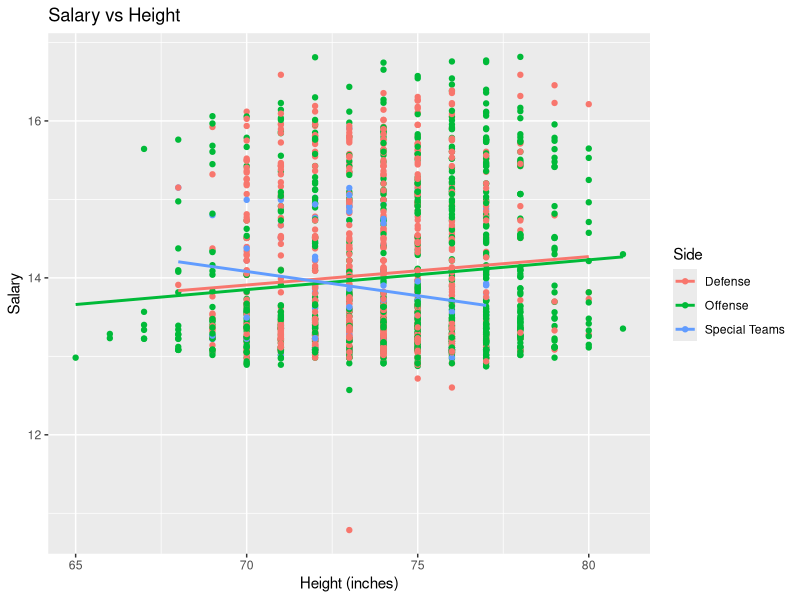
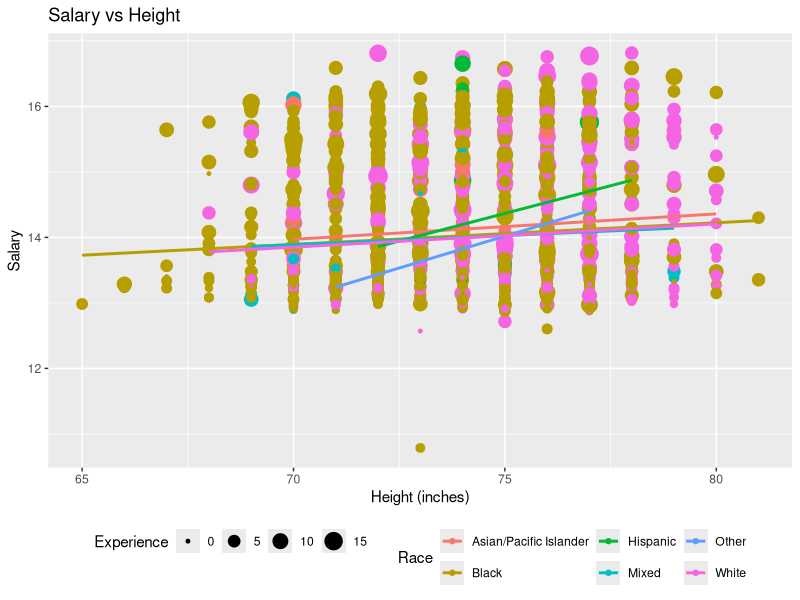
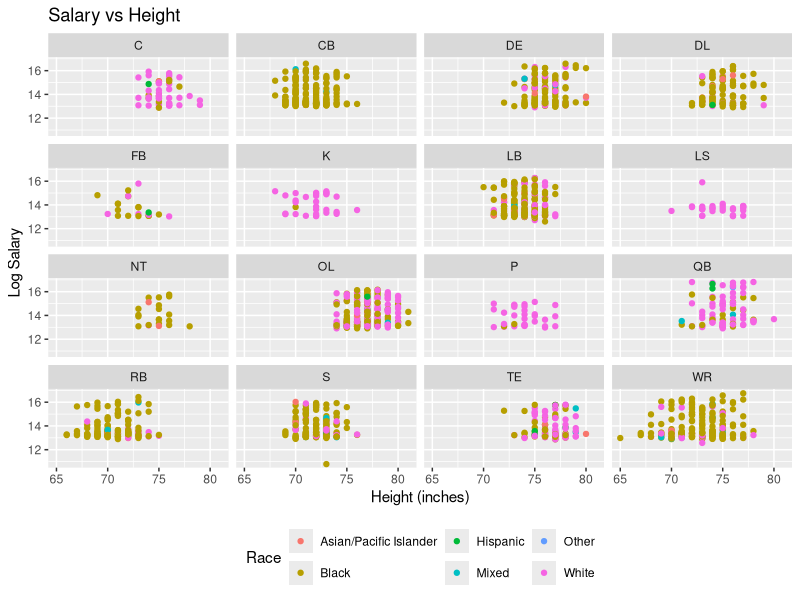
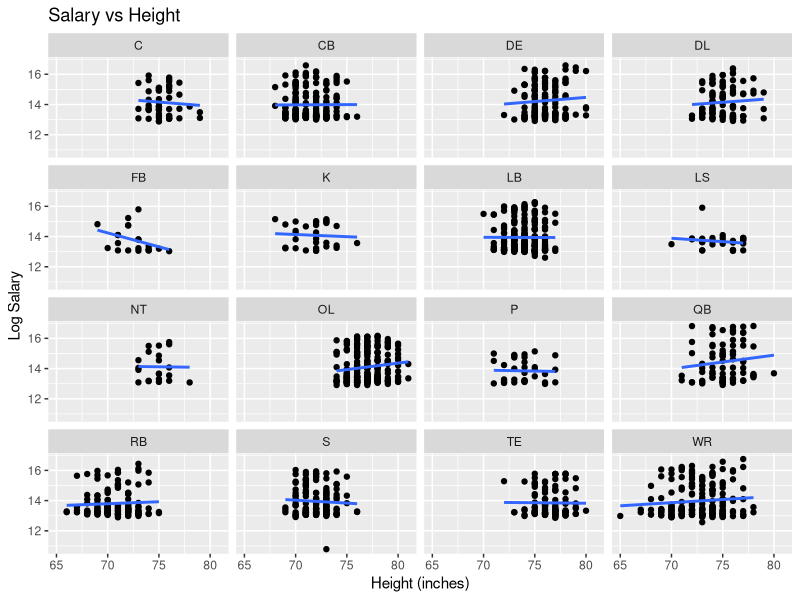
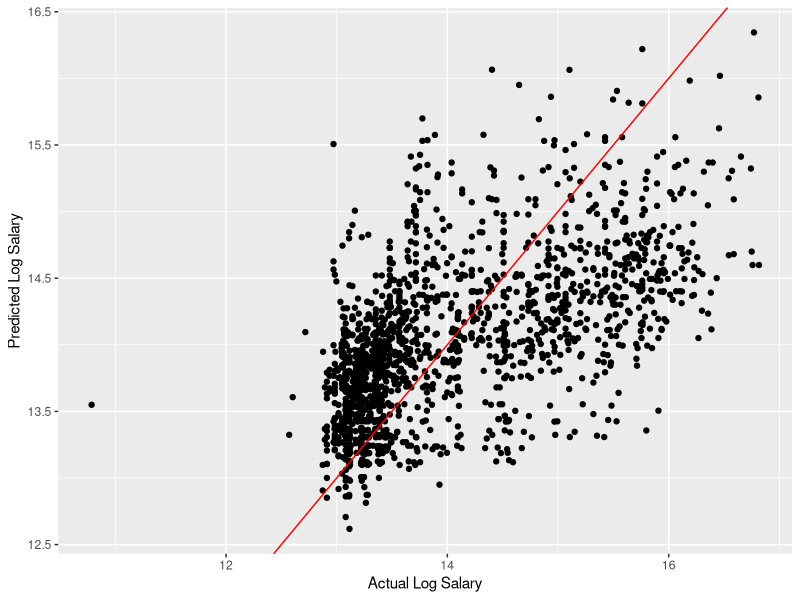
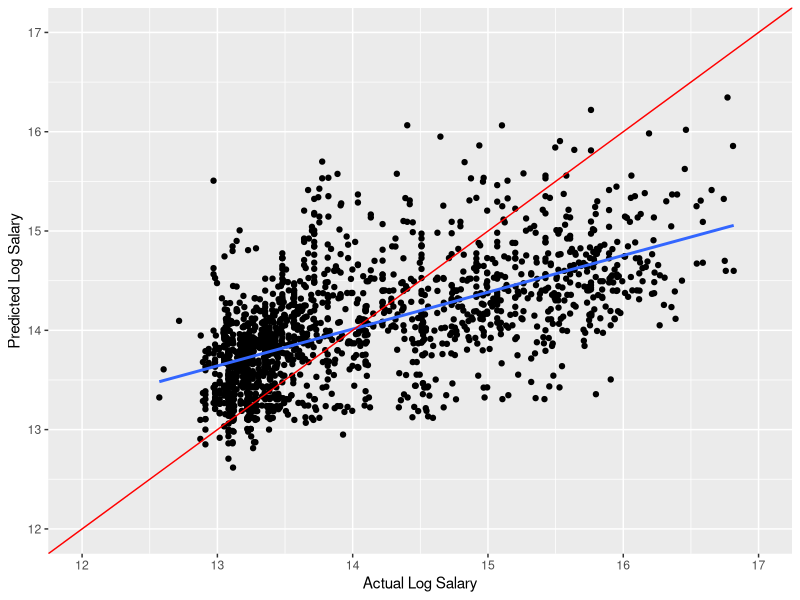
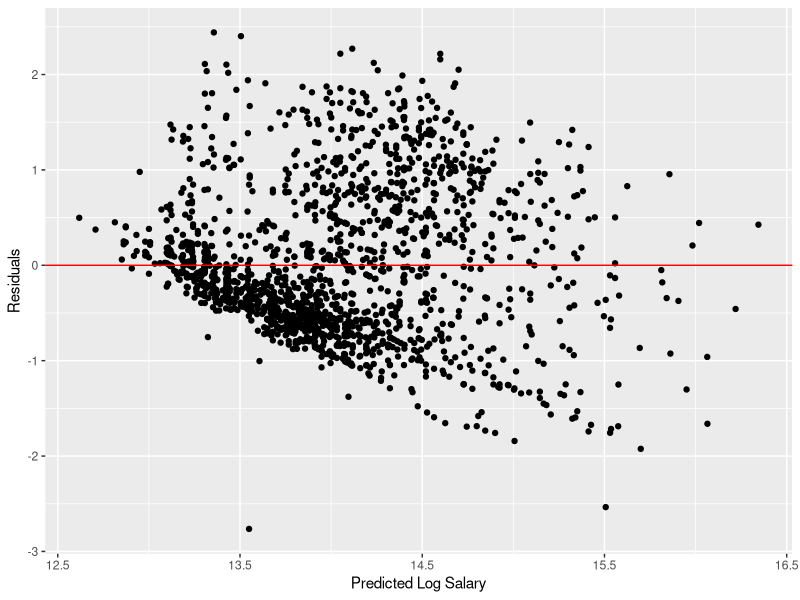
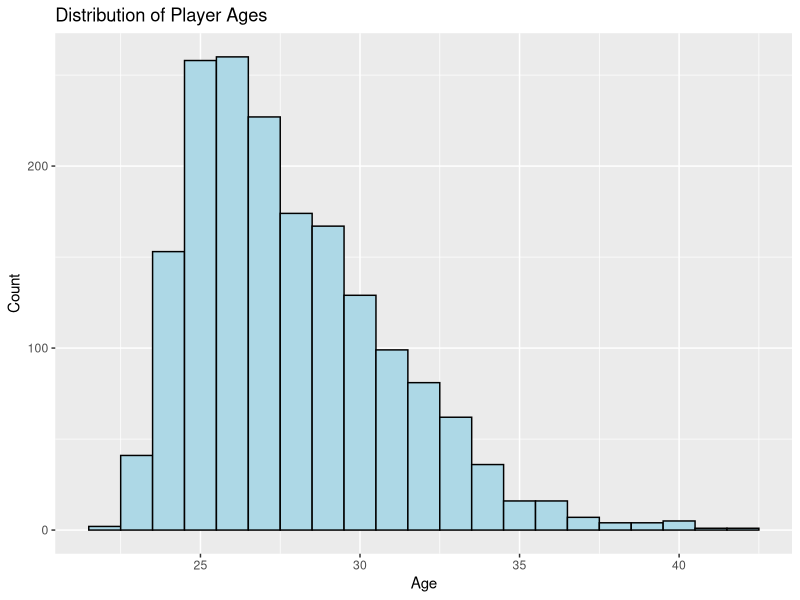

The R script that drew these images, in order:
## ---- chunk 1
library( tidyverse )
knitr::opts_chunk$set(echo = TRUE)

#Read in the data, note that we define several values in the original dataset as NA
nfl <- read_csv( "data/NFL-Census-Data-9.2.2013_clean.csv", 
                 na = c("NA","N/A","", "n/a", "#VALUE!") )

## ---- chunk 2
# Highest and lowest salary

#base R
max(nfl$Salary, na.rm = TRUE)

min(nfl$Salary, na.rm = TRUE)

#tidyverse way (Dylan)
nfl %>% 
    summarise( max_sal = max( Salary, na.rm = TRUE ), 
               min_sal = min( Salary, na.rm = TRUE ) )

# Answer: The highest salary is $20,100,000 and the lowest salary is $48,333.

## ---- chunk 3
# some code

nfl %>% 
    filter( Team == "SF" )  %>% 
    arrange( desc( Salary ) ) %>% 
    select( "Player Name", College, State ) %>% 
    head(5)

#Copilot suggested some code before I could try to write it
## ---- chunk 4
clean.dat <- nfl %>% 
    filter( !is.na( Salary ) )

clean.dat %>% 
    group_by( Position ) %>% 
    summarise( mean_salary = mean( Salary ), count = n() ) %>% 
    arrange( desc( mean_salary ) )

## ---- chunk 5
# some code

clean.dat <- clean.dat %>%
    mutate( logSal = log( Salary), Height = if_else(Height == "6;2/;", "6'2\"", Height ) )

model <- lm( logSal ~ Height, data = clean.dat )
summary( model )
exp( coef( model ) )

# The model does not show any statistically significant relationship between
# height and salary, but this model is also not set up to give us helpful 
# information. We'll have to check again once we've converted height
# from a categorical to a continuous variable. 


#model_cor <- cor( clean.dat$Height, logSal, use = "complete.obs" )

#ggplot( nfl, aes( x = Height, y = logSal ) ) + 
 #   geom_point()  
  #  geom_smooth( method = "lm" )




## ---- chunk 6
# some code

model <- lm( logSal ~ Height + Position, data = clean.dat )
summary( model )
exp( coef( model ) )

## ---- chunk 7
# some code

clean.dat <- clean.dat %>%
    separate( Height, into = c("feet", "inches"), sep = "'" ) %>%
    mutate( feet = parse_number( feet ), 
            inches = parse_number( inches ), 
            total_inches = feet * 12 + inches )

summarise( clean.dat, mean_weight = mean( Weight, na.rm = TRUE ), 
               mean_height = mean( total_inches, na.rm = TRUE ) ) 
    

## ---- chunk 8
# You pick the variables.  What would be interesting?

# I want to combine player positions to create three categories: "Offense", "Defense", and "Special Teams".  I will use the following code to do this.  Note that I am using `case_when()` to create a new variable called `Side` that combines the original positions into these three categories.

clean.dat <- clean.dat %>%
    mutate( Side = case_when(
        Position %in% c("C", "FB", "OL", "QB", "RB", "TE", "WR") ~ "Offense",
        Position %in% c("CB", "DE", "DL", "LB", "NT", "S") ~ "Defense",
        Position %in% c("K", "LS", "P") ~ "Special Teams",
        TRUE ~ NA_character_
    ) )

# Plot with the new `Side` variable instead of `Position`
ggplot( clean.dat, aes( x = total_inches, y = logSal, color = Side ) ) +
    geom_point() +
    geom_smooth( method = "lm", se = FALSE ) +
    labs( title = "Salary vs Height",
          x = "Height (inches)",
          y = "Salary" ) +
    theme(legend.position = "right")

position.model = lm( logSal ~ total_inches + Side, data = clean.dat )
summary(position.model)
exp( coef( position.model ) )

side.model = lm( total_inches ~ Side, data = clean.dat)
summary(side.model)
exp( coef( side.model ))


## ---- chunk 9
# some code

clean.dat <- clean.dat %>% 
    filter( !is.na( Race ) )

#combine Asian/Pacific Islander and Pacific Islander into one category called Asian/Pacific Islander, and Iranian, Native American, and Other into one category called Other.  I will use `case_when()` again to do this.

clean.dat <- clean.dat %>%
  mutate(Race = if_else(Race == "Pacific Islander",
                        "Asian/Pacific Islander",
                        Race)) %>%
    mutate(Race = if_else(Race %in% c("Native American", "Other", "Iranian"), "Other", Race))

ggplot( clean.dat, aes( x = total_inches, y = logSal, color = Race ) ) +
    geom_point(aes (size = Experience)) +
    geom_smooth( method = "lm", se = FALSE ) +
    labs( title = "Salary vs Height",
          x = "Height (inches)",
          y = "Salary" ) +
    theme(legend.position = "bottom")

## ---- chunk 10
# some code

ggplot( clean.dat, aes( x = total_inches, y = logSal, color = Race ) ) +
    facet_wrap(~Position) +
    geom_point() +
    labs( title = "Salary vs Height",
          x = "Height (inches)",
          y = "Log Salary") +
    theme(legend.position = "bottom")


## ---- chunk 11
# some code

ggplot( clean.dat, aes( x = total_inches, y = logSal)) +
    facet_wrap(~Position) +
    geom_point() +
    geom_smooth( method = "lm", se = FALSE ) +
    labs( title = "Salary vs Height",
          x = "Height (inches)",
          y = "Log Salary" ) +
    theme(legend.position = "bottom")
## ---- chunk 12
# from Luciana

model_final <- lm( 
  logSal ~ Position + Age + Experience, 
  data = clean.dat,
  na.action = na.omit)

summary( model_final )


## ---- chunk 13
# from Luciana

clean.dat <- clean.dat %>%
  filter(complete.cases(Position, Age, Experience))

# the above line was suggested by chatgpt after failing to filter na in multiple varables.

ggplot( clean.dat, aes( x = logSal, y = predict( model_final ) ) ) +
    geom_point() +
    geom_abline( slope = 1, intercept = 0, col = "red" ) +
    labs( x = "Actual Log Salary", y = "Predicted Log Salary" )

length(predict(model_final))
nrow(clean.dat)
head(clean.dat)

# above is a frankstein of code from me, co-pilot, and chatgpt.
## ---- chunk 14
# 1. Clean data for the model
model_dat <- clean.dat %>%
  filter(complete.cases(logSal, total_inches, Weight, Position, Age, Experience))

# 2. Fit model on *model_dat*
model_final <- lm(logSal ~ Position + Age + Experience,
                  data = model_dat)

# 3. Add predictions to *model_dat*
model_dat$pred <- predict(model_final)

# 4. Plot: guaranteed same rows, same order


ggplot(model_dat, aes(x = logSal, y = pred)) +
    scale_x_continuous(limits = c(12,17)) +
    scale_y_continuous(limits = c(12,17)) +
     labs(x = "Actual Log Salary", y = "Predicted Log Salary") +
  geom_point() +
    geom_smooth(method = "lm", se = FALSE) +
   geom_abline(slope = 1, col = "red") 

# LB note: I added the reference line to show what the line of fit should look like if there is a 1:1 correlation between predicted and actual salary. However, there is not! The blue and red lines have very different slopes.


# above is the suggestion from chatgpt to make sure that I'm comparing the predictions to the actual values for the same set of observations, since the model is only trained on a subset of the data that has complete cases for all the variables.


# residuals plot

ggplot( clean.dat, aes( x = predict( model_final ), y = resid( model_final ) ) ) +
    geom_point() +
    #geom_smooth( method = "loess", se = FALSE ) +
    geom_hline( yintercept = 0, col = "red" ) +
    labs( x = "Predicted Log Salary", y = "Residuals" )



## ---- chunk 15
# some code

clean.dat %>%
    ggplot( aes( x = Age ) ) +
    geom_histogram( binwidth = 1, fill = "lightblue", color = "black" ) +
    labs( title = "Distribution of Player Ages",
          x = "Age",
          y = "Count" )

# Let's use the 75th percentile to estimate the age of retirement for NFL players.  We can calculate this using the `quantile()` function.

quantile( clean.dat$Age, probs = 0.75, na.rm = TRUE )

summary( clean.dat$Age, na.rm = TRUE)
    
## ---- chunk 16
# According to statista.com (https://www.statista.com/statistics/240102/average-player-career-length-in-the-national-football-league/?srsltid=AfmBOoqmPYi5zkjXX6DnUkiD1QaxzctbS5JcTA_lbZ8tMZEYbO0MzTjS) the average career length for an NFL player is 3.3 years, but it varies by position. 

# We need to reconcile these positions with the positions in our dataset, with help from ChatGPT to clarify which sub-positions fall into the broader position categories (initials added to the list by Lydia). 

table(clean.dat$Position)

# Not clearly indicated on the list from statista.com:
# C   DE   FB   LS  NT     S   
# Center, Defensive End, Fullback, Long Snapper, Nose Tackle, Safety

# List from statista.com, updated with missing positions based on ChatGPT's advice: 
# Kickers/punters (K, P, LS): 4.87 years
# Quarterbacks (QB): 4.44
# Offensive Linemen (OL, C): 3.63
# Defensive Linemen (DL, DE, NT): 3.24
# Linebackers (LB): 2.97
# Cornerbacks (CB, S): 2.94
# Tight Ends (TE): 2.85
# Wide receivers (WR): 2.81
# Running backs (RB, FB): 2.57
# Average across all positions: 3.3

#I want to create a new variable in my dataset that assigns the average career length to each player based on their position.

clean.dat <- clean.dat %>%
    mutate( Career_Length = case_when(
        Position %in% c("K", "P", "LS") ~ 4.87,
        Position == "QB" ~ 4.44,
        Position %in% c("OL", "C") ~ 3.63,
        Position %in% c("DL", "DE", "NT") ~ 3.24,
        Position == "LB" ~ 2.97,
        Position %in% c("CB", "S") ~ 2.94,
        Position == "TE" ~ 2.85,
        Position == "WR" ~ 2.81,
        Position %in% c("RB", "FB") ~ 2.57,
        TRUE ~ NA_real_
    ) )

# Now we need the median salary for each position. 

clean.dat %>% 
    group_by( Position ) %>% 
    summarise( median_salary = median( Salary, na.rm = TRUE ) ) 

# I'm going to make a new dataframe to make this easier

position_earnings <- clean.dat %>%
    group_by( Position ) %>%
    summarise( median_salary = median( Salary, na.rm = TRUE ), 
               career_length = first( Career_Length ), 
               count = n() ) %>%
    mutate( lifetime_earnings = median_salary * career_length )

head( position_earnings )

summary ( position_earnings )

# Now we need a weighted average of lifetime earnings by position, based on the proportion of positions in the NFL as a whole

position_earnings %>% 
    summarize(avg_lifetime = sum( (lifetime_earnings * count )/ sum( count )) )


# Average lifetime earnings for a median level pay NFL player would be approximately $2,814,507.

## ---- chunk 17
nfl_24 <- read_csv( "data/Master-Player-List-2024.csv", 
                 na = c("NA","N/A","", "n/a", "#VALUE!") )

# Removing NAs from CapHit in 2024 dataset
clean.dat.24 <- nfl_24 %>% 
    filter( !is.na( CapHit ) )

# Creating Salary variable in 2024 dataset from CapHit
clean.dat.24 <- clean.dat.24 %>% 
    mutate( Salary = parse_number( CapHit ) )

# Finding the middle and average salary in both 2013 and 2024     
clean.dat %>% 
    filter( !is.na( Salary ) ) %>%
    summarise( mean_2013 = mean( Salary ), 
               median_2013 = median( Salary ) )
               
clean.dat.24 %>% 
    filter( !is.na( Salary ) ) %>%
    summarise( mean_2024 = mean( Salary ), 
               median_2024 = median( Salary ) )

# Cleaning height in 2024 dataset and creating total_inches variable  (CAN PROBABLY DELETE)             
clean.dat.24 <- clean.dat.24 %>%
    separate( Height, into = c("feet", "inches"), sep = "-" ) %>%
    mutate( feet = parse_number( feet ), 
            inches = parse_number( inches ), 
            total_inches = feet * 12 + inches )

# Creating logSal variable in 2024 dataset (CAN PROBABLY DELETE)
clean.dat.24 <- clean.dat.24 %>%
    mutate( logSal = log( Salary ) )

# Finding the mean height and weight in both 2013 and 2024 (CAN PROBABLY DELETE)
summarise( clean.dat, mean_weight = mean( Weight, na.rm = TRUE ), 
               mean_height = mean( total_inches, na.rm = TRUE ) ) 
summarise( clean.dat.24, mean_weight = mean( Weight, na.rm = TRUE ), 
               mean_height = mean( total_inches, na.rm = TRUE ) ) 

# Calculating the mean difference in pay between salaries in 2024 and 2013
pay_diff = mean( clean.dat.24$Salary ) - mean( clean.dat$Salary )
pay_diff

# Converting YrsExp variable in 2024 dataset to numeric, treating "R" as 0 years of experience
clean.dat.24 <- clean.dat.24 %>%
  mutate(
    Experience = ifelse(YrsExp == "R", "0", YrsExp),
    Experience= as.numeric(Experience) )

# Cleaning position in 2024 dataset and creating Side variable similar to 2013 dataset
clean.dat.24 <- clean.dat.24 %>%
    mutate( Side = case_when(
        Position %in% c("C", "FB", "OT", "OG", "QB", "RB", "C", "TE", "WR", "OL") ~ "Offense",
        Position %in% c("DB", "LB", "DE", "DT", "DL","CB", "NT", "SS", "FS", "OLB", "MLB", "ILB", "SAF") ~ "Defense",
        Position %in% c("K", "LS", "P") ~ "Special Teams",
        TRUE ~ NA_character_ ) )

# Cleaning position in 2024 dataset so that the positions are similar to 2013 dataset
clean.dat.position <- clean.dat.24 %>%
  mutate( Position = case_when(
      Position %in% c("OT", "OG", "OL") ~ "OL",
      Position == "C"                   ~ "C",
      Position == "FB"                  ~ "FB",
      Position == "QB"                  ~ "QB",
      Position == "RB"                  ~ "RB",
      Position == "TE"                  ~ "TE",
      Position == "WR"                  ~ "WR",
      Position %in% c("DB", "CB")       ~ "CB",
      Position %in% c("SS", "FS", "SAF") ~ "S",
      Position %in% c("LB", "OLB", "MLB", "ILB") ~ "LB",
      Position %in% c("DT", "DL")       ~ "DL",
      Position == "NT"                  ~ "NT",
      Position == "DE"                  ~ "DE",
      Position == "K"                  ~ "K",
      Position == "P"                  ~ "P",
      Position == "LS"                  ~ "LS",
      TRUE                              ~ NA_character_ ) )

# Creating one dataset that has the mean salary for each experience level in both 2013 and 2024, so we can compare them in a plot
exp.sum <- bind_rows(
  clean.dat %>%
    group_by(Experience) %>%
    summarise(mean_salary = mean(Salary, na.rm = TRUE) ) %>%
    mutate(year = "2013"),
  clean.dat.24 %>%
    group_by(Experience) %>%
    summarise(mean_salary = mean(Salary, na.rm = TRUE) ) %>%
    mutate(year = "2024") )

# Calculating the mean salary difference and percent change between 2013 and 2024 for player experience
exp.sum %>% 
  group_by( Experience ) %>% 
  summarise( mean_salary_2013 = mean( mean_salary[ year == "2013" ] ), 
             mean_salary_2024 = mean( mean_salary[ year == "2024" ] ) ) %>%
  mutate( salary_diff = mean_salary_2024 - mean_salary_2013 ) %>%
  mutate ( percent_diff = salary_diff / mean_salary_2013 * 100 ) %>%
  arrange( desc( percent_diff ) ) 

# Creating one dataset that has the mean salary for each side of the ball (offense, defense, special teams) in both 2013 and 2024, so we can compare them in a plot
side.sum <- bind_rows(
  clean.dat %>%
    group_by(Side) %>%
    summarise(mean_salary = mean(Salary, na.rm = TRUE) ) %>%
    mutate(year = "2013"),
  clean.dat.24 %>%
    group_by(Side) %>%
    summarise(mean_salary = mean(Salary, na.rm = TRUE) ) %>%
    mutate(year = "2024") )

# Calculating the mean salary difference and percent change between 2013 and 2024 for each side of the ball
side.sum %>% 
  group_by( Side ) %>% 
  summarise( mean_salary_2013 = mean( mean_salary[ year == "2013" ] ), 
             mean_salary_2024 = mean( mean_salary[ year == "2024" ] ) ) %>%
  mutate( salary_diff = mean_salary_2024 - mean_salary_2013 ) %>%
  mutate ( percent_diff = salary_diff / mean_salary_2013 * 100 ) %>%
  arrange( desc( percent_diff ) )

# Creating one dataset that has the mean salary for each position in both 2013 and 2024, so we can compare them in a plot
position.sum <- bind_rows(
  clean.dat %>%
    group_by(Position) %>%
    summarise(mean_salary = mean(Salary, na.rm = TRUE) ) %>%
    mutate(year = "2013"),
  clean.dat.position %>%
    group_by(Position) %>%
    summarise(mean_salary = mean(Salary, na.rm = TRUE) ) %>%
    mutate(year = "2024") )

# Calculating the mean salary difference and percent change between 2013 and 2024 for each position
position.sum %>% 
  group_by( Position ) %>% 
  summarise( mean_salary_2013 = mean( mean_salary[ year == "2013" ] ), 
             mean_salary_2024 = mean( mean_salary[ year == "2024" ] ) ) %>%
  mutate( salary_diff = mean_salary_2024 - mean_salary_2013 ) %>%
  mutate ( percent_diff = salary_diff / mean_salary_2013 * 100 ) %>%
  arrange( desc( percent_diff ) )

#### Plotting ####
# Plotting Average Salary differences between 2013 and 2024 based on years of experience
library(scales)
ggplot(exp.sum, aes(x = Experience, y = mean_salary, fill = year)) +
  geom_col(position = "dodge") +
  scale_y_continuous( labels = function(x) x / 1e6,
                     name   = "Average Salary (millions)" ) +
  labs( title = "Average Salary vs Experience in 2013 and 2024",
    x = "Years of Experience" )

# Plotting Average Salary differences between 2013 and 2024 based on side of the ball
ggplot(side.sum, aes(x = Side, y = mean_salary, fill = year)) +
  geom_col(position = "dodge") +
  scale_y_continuous( labels = function(x) x / 1e6,
                     name   = "Average Salary (millions)" ) +
  labs( title = "Average Salary vs Player Category in 2013 and 2024",
    x = "Player Category" )    

# Plotting Average Salary differences between 2013 and 2024 based on position
ggplot(position.sum, aes(x = Position, y = mean_salary, fill = year)) +
  geom_col(position = "dodge") +
  scale_y_continuous( labels = function(x) x / 1e6,
                     name   = "Average Salary (millions)" ) +
  labs( title = "Average Salary vs Position in 2013 and 2024",
    x = "Position" )
